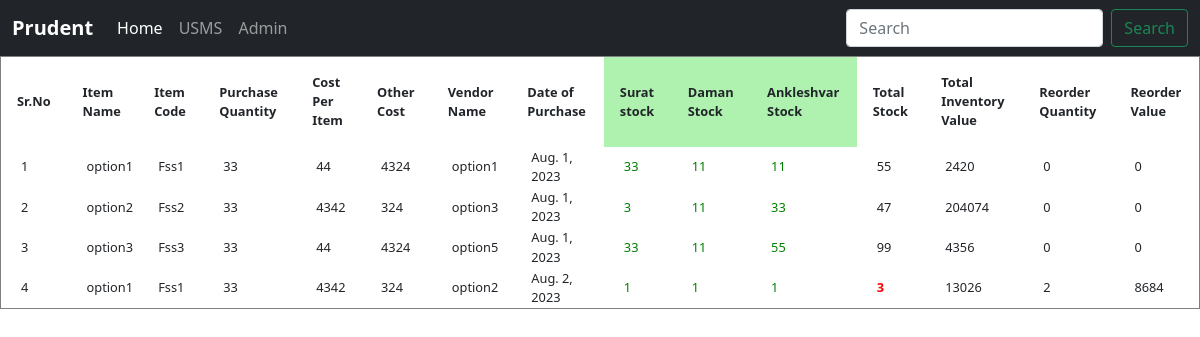
Page /usms/ on the committed database.
### usms/models.py (models this page shows, shortened)
class Inventory(models.Model):
    Sr_No = models.AutoField(primary_key=True)
    CHOICES = (
        ('option1', 'Option 1'),
        ('option2', 'Option 2'),
        ('option3', 'Option 3'),
    )
    Item_Name = models.CharField(max_length=100, choices=CHOICES)
    Purchase_Quantity = models.CharField(max_length=100, default="")
    Cost_Per_Item = models.IntegerField(default="")
    Other_Cost = models.CharField(max_length=100, default="")
    CHOICES1 = (
        ('option1', 'Option 1'),
        ('option2', 'Option 2'),
        ('option3', 'Option 3'),
        ('option4', 'Option 4'),
        ('option5', 'Option 5'),
    )
    Vendor_Name = models.CharField(max_length=100, choices=CHOICES1, default="")
    Date_of_Purchase = models.DateField()
    Surat_Stock = models.IntegerField()
    Daman_Stock = models.IntegerField()
    Ankleshvar_Stock = models.IntegerField()
    Reorder_Quantity = models.IntegerField(default="")

class Item(models.Model):
    Item_Code = models.CharField(max_length=30, unique=True)
    inventory = models.ForeignKey(Inventory, on_delete=models.CASCADE, related_name='items')

### usms/views.py (the view)
# urls.py: path("",views.index),
def index(request):
    items = Inventory.objects.values(
        'Sr_No', 'Item_Name', 'Purchase_Quantity', 'Cost_Per_Item', 'Other_Cost',
        'Vendor_Name', 'Date_of_Purchase', 'Surat_Stock', 'Daman_Stock',
        'Ankleshvar_Stock', 'Reorder_Quantity'
    )
    icode = Item.objects.values(
        'inventory__Item_Name', 'Item_Code'
    )
    for item in items:
        item['Total_Stock'] = item['Surat_Stock'] + item['Daman_Stock'] + item['Ankleshvar_Stock']
        item['Total_Inventory_Value']=item['Total_Stock']*item['Cost_Per_Item']
        item['Reorder_Value']=item['Reorder_Quantity']*item['Cost_Per_Item']
    params = {'items': items, 'icode': icode}
    return render(request, "usms/index.html", params)

### usms/templates/usms/index.html (shortened to what this page needs)
{% extends 'usms/basic.html' %}
{% block body %}
    <table border="1">
        <thead>
            <th>Sr.No</th>
            <th>Item Name</th>
            <th>Item Code</th>
            <th>Purchase Quantity</th>
            <th>Cost Per Item</th>
            <th>Other Cost</th>
            <th>Vendor Name</th>
            <th>Date of Purchase</th>
              <th class="col-greenl">Surat stock</th>
              <th class="col-greenl">Daman Stock</th>
              <th class="col-greenl">Ankleshvar Stock</th>
            <th>Total Stock</th>
            <th>Total Inventory Value</th>
            <th>Reorder Quantity</th>
            <th>Reorder Value</th>
        </thead>
        {% for i in items %}
        <tr>
          <td>{{i.Sr_No}}</td>
          <td>{{i.Item_Name}}</td>
          <td>
            {% for code in icode %}
                {% if code.inventory__Item_Name == i.Item_Name %}
                    {{ code.Item_Code }}
                {% endif %}
            {% endfor %}
          </td>
          <td>{{i.Purchase_Quantity}}</td>
          <td>{{i.Cost_Per_Item}}</td>
          <td>{{i.Other_Cost}}</td>
          <td>{{i.Vendor_Name}}</td>
          <td>{{i.Date_of_Purchase}}</td>
          <td class="col-green">{{i.Surat_Stock}}</td>
          <td class="col-green">{{i.Daman_Stock}}</td>
          <td class="col-green">{{i.Ankleshvar_Stock}}</td>
          <td id="t-s-{{i.Sr_No}}">{{ i.Total_Stock }}</td>
          <td>{{ i.Total_Inventory_Value }}</td>
          <td>{{i.Reorder_Quantity}}</td>
          <td>{{ i.Reorder_Value }}</td>
        </tr>
        {% endfor %}
    </table>
 {% endblock %}

### usms/templates/usms/basic.html (shortened to what this page needs)
<!doctype html>
<html lang="en">
  <head>
    <link href="https://cdn.jsdelivr.net/npm/bootstrap@5.0.2/dist/css/bootstrap.min.css" rel="stylesheet">
  </head>
  <body>
    {% load static %}
    <nav class="navbar navbar-expand-lg navbar-dark bg-dark">
        <div class="container-fluid">
          <a class="navbar-brand" href="/"><strong>Prudent</strong></a>
          <div class="collapse navbar-collapse" id="navbarSupportedContent">
            <ul class="navbar-nav me-auto mb-2 mb-lg-0">
              <li class="nav-item">
                <a class="nav-link active" aria-current="page" href="/">Home</a>
              </li>
              <li class="nav-item">
                <a class="nav-link" href="/usms">USMS</a>
              </li>
              <li class="nav-item">
                <a class="nav-link" href="/admin" target="_blank">Admin</a>
              </li>
            </ul>
            <form class="d-flex">
              <input class="form-control me-2" type="search" placeholder="Search" aria-label="Search">
              <button class="btn btn-outline-success" type="submit">Search</button>
            </form>
          </div>
        </div>
      </nav>
{% block body %}{% endblock %}
</body>
</html>

### rows in the picture
Inventory: Sr_No "1", Item_Name "option1", Purchase_Quantity "33", Cost_Per_Item "44", Other_Cost "4324", Vendor_Name "option1", Date_of_Purchase "Aug. 1, 2023", Surat_Stock "33", Daman_Stock "11", Ankleshvar_Stock "11", Total_Stock "55", Total_Inventory_Value "2420", Reorder_Quantity "0", Reorder_Value "0"
Item: Item_Code "Fss1"
Inventory: Sr_No "2", Item_Name "option2", Purchase_Quantity "33", Cost_Per_Item "4342", Other_Cost "324", Vendor_Name "option3", Date_of_Purchase "Aug. 1, 2023", Surat_Stock "3", Daman_Stock "11", Ankleshvar_Stock "33", Total_Stock "47", Total_Inventory_Value "204074", Reorder_Quantity "0", Reorder_Value "0"
Item: Item_Code "Fss2"
Inventory: Sr_No "3", Item_Name "option3", Purchase_Quantity "33", Cost_Per_Item "44", Other_Cost "4324", Vendor_Name "option5", Date_of_Purchase "Aug. 1, 2023", Surat_Stock "33", Daman_Stock "11", Ankleshvar_Stock "55", Total_Stock "99", Total_Inventory_Value "4356", Reorder_Quantity "0", Reorder_Value "0"
Item: Item_Code "Fss3"
Inventory: Sr_No "4", Item_Name "option1", Purchase_Quantity "33", Cost_Per_Item "4342", Other_Cost "324", Vendor_Name "option2", Date_of_Purchase "Aug. 2, 2023", Surat_Stock "1", Daman_Stock "1", Ankleshvar_Stock "1", Total_Stock "3", Total_Inventory_Value "13026", Reorder_Quantity "2", Reorder_Value "8684"
